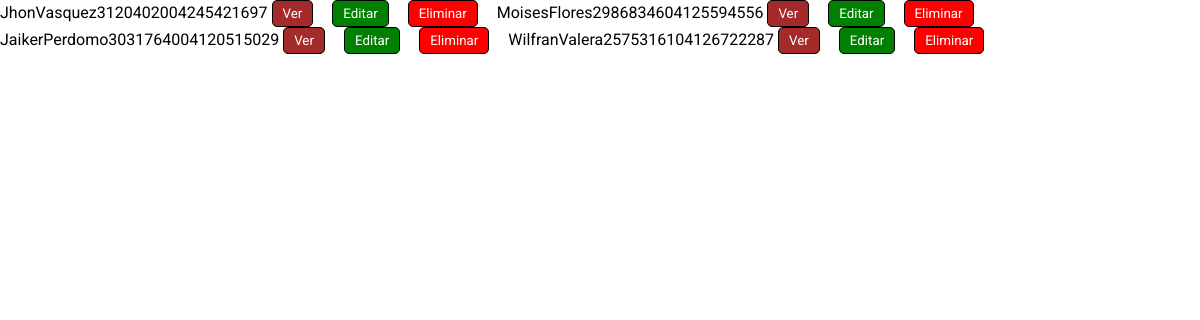
Before: /controlador/controlador_habitante/control_habitante.php with the older database file.
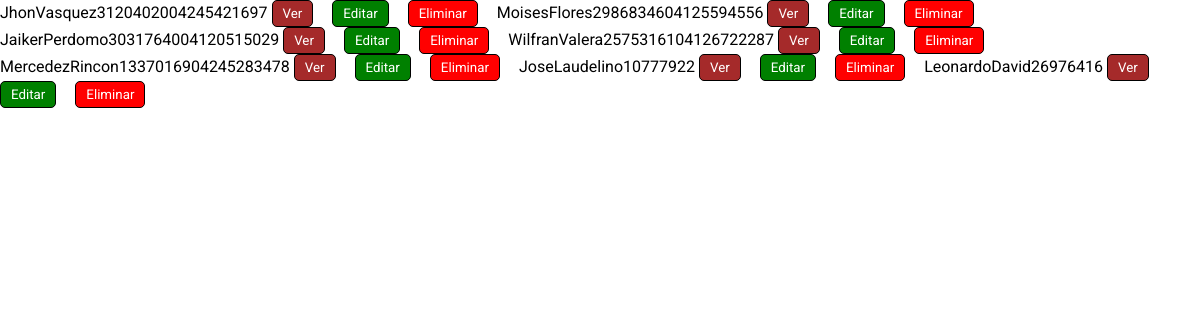
After: the same page with the newer database file.
### tables this page shows
CREATE TABLE `personas` (
  `id_persona` int(11) NOT NULL,
  `id_tipo_usuario` int(10) NOT NULL,
  `id_grupo_flia` int(10) DEFAULT NULL,
  `tipo_cedula` enum('Venezolano','Extranjero','Juridico') NOT NULL,
  `cedula` int(8) NOT NULL,
  `serial_carnet_patria` int(10) DEFAULT NULL,
  `codigo_carnet_patria` int(10) DEFAULT NULL,
  `primer_nombre` varchar(50) NOT NULL,
  `segundo_nombre` varchar(50) NOT NULL,
  `primer_apellido` varchar(50) NOT NULL,
  `segundo_apellido` varchar(50) NOT NULL,
  `genero` enum('Hombre','Mujer','Otro') NOT NULL,
  `fecha_nacimiento` date NOT NULL,
  `telefono` varchar(11) NOT NULL,
  `correo` varchar(50) NOT NULL,
  `parentesco` enum('Padre','Madre','Hijo(a)','Hermano(a)','Suegro(a)','Yerno','Nuera') NOT NULL,
  `numero_hijos` int(10) NOT NULL,
  `fecha_registro` date NOT NULL DEFAULT current_timestamp(),
  `status` enum('Activo','Inactivo') NOT NULL
);

### controlador/controlador_habitante/control_habitante.php (the view, shortened to what this page needs)
<link rel="stylesheet" href="../styles/styles.css">
<link rel="stylesheet" type="text/css" href="../styles/jquery.dataTables.css">
<link rel="stylesheet" href="../styles/sweetalert2.min.css">
<?php
include '../controlador/conexion.php';
$sql = "SELECT id_persona, primer_nombre, primer_apellido, cedula, fecha_nacimiento, telefono FROM personas";
$result = $conn->query($sql);
if ($result->num_rows > 0) {
    while ($row = $result->fetch_assoc()) {
        echo "<tr>";
        echo "<td>" . htmlspecialchars($row['primer_nombre']) . "</td>";
        echo "<td>" . htmlspecialchars($row['primer_apellido']) . "</td>";
        echo "<td>" . htmlspecialchars($row['cedula']) . "</td>";
        echo "<td>" . htmlspecialchars($row['telefono']) . "</td>";
        echo "<td>
                    <button class='btn-ver' onclick=\"verDatos(" . htmlspecialchars($row['id_persona']) . ")\"><i class='bx bx-show'></i> Ver</button>
                    <button class='btn-editar' onclick=\"editarRegistro(" . htmlspecialchars($row['id_persona']) . ")\"><i class='bx bx-edit'></i> Editar</button>
                    <button class='btn-eliminar' onclick=\"confirmarEliminar(" . htmlspecialchars($row['id_persona']) . ")\"><i class='bx bx-trash'></i> Eliminar</button>
                </td>";
        echo "</tr>";
    }
} else {
    echo "<tr><td colspan='5'>No se encontraron registros</td></tr>";
}
?>

### styles/styles.css (style rules this page uses)
.btn-ver, .btn-editar, .btn-eliminar { margin-right: 15px; background-color: transparent; color: #fff; border: none; padding: 5px 10px; cursor: pointer; border-radius: 5px; border: 1px solid black; }
.btn-ver { background-color: brown; }
.btn-editar { background-color: green; }
.btn-eliminar { background-color: red; }
* { margin: 0; padding: 0; box-sizing: border-box; font-family: "Roboto", sans-serif; }

Changed rows visible on the page:
added personas: primer_nombre "Mercedez", primer_apellido "Rincon", cedula "13370169", telefono "04245283478"
added personas: primer_nombre "Jose", primer_apellido "Laudelino", cedula "10777922"
added personas: primer_nombre "Leonardo", primer_apellido "David", cedula "26976416"
